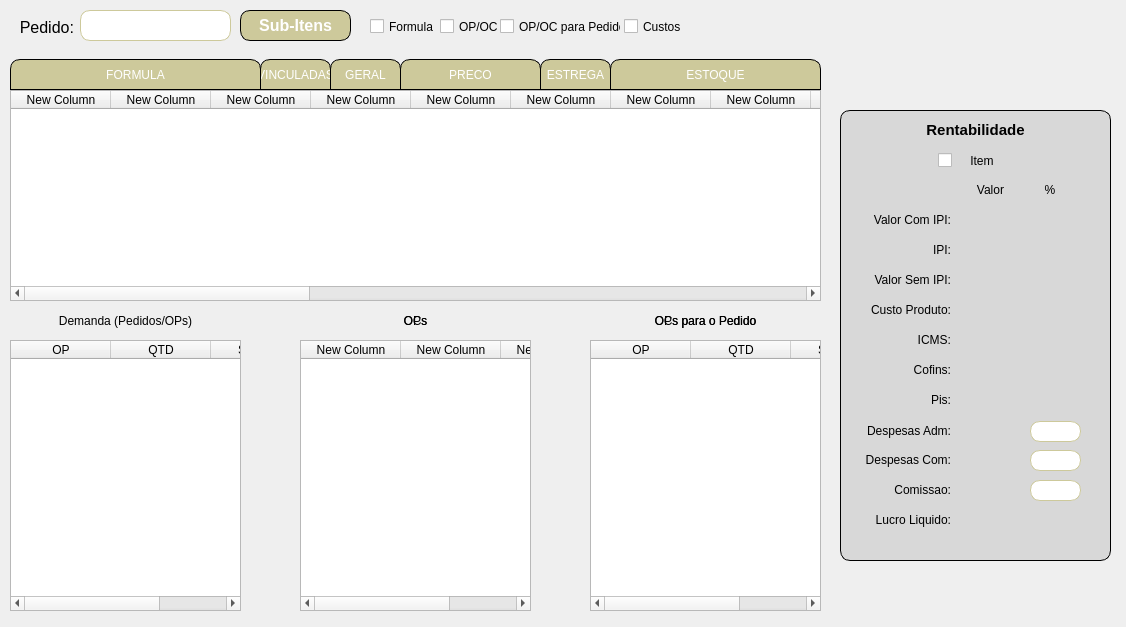
 <widget class="QWidget" name="analisePedido">
  <property name="geometry">
   <rect>
    <x>0</x>
    <y>0</y>
    <width>1126</width>
    <height>627</height>
   </rect>
  </property>
  <property name="windowTitle">
   <string>ANALISE DE PEDIDO</string>
  </property>
  <widget class="QPushButton" name="btnAnalisar">
   <property name="enabled">
    <bool>true</bool>
   </property>
   <property name="geometry">
    <rect>
     <x>240</x>
     <y>10</y>
     <width>111</width>
     <height>31</height>
    </rect>
   </property>
   <property name="font">
    <font>
     <family>Arial</family>
     <pointsize>12</pointsize>
     <weight>75</weight>
     <bold>true</bold>
    </font>
   </property>
   <property name="styleSheet">
    <string notr="true">	border-radius: 10px;
	border: 1px solid rgb(0,0,0);
    background-color: #CDC99B;
    color: white;</string>
   </property>
   <property name="text">
    <string>Sub-Itens</string>
   </property>
  </widget>
  <widget class="QLabel" name="label_5">
   <property name="geometry">
    <rect>
     <x>-7</x>
     <y>17</y>
     <width>81</width>
     <height>20</height>
    </rect>
   </property>
   <property name="font">
    <font>
     <family>Arial</family>
     <pointsize>12</pointsize>
    </font>
   </property>
   <property name="text">
    <string>Pedido:</string>
   </property>
   <property name="alignment">
    <set>Qt::AlignRight|Qt::AlignTrailing|Qt::AlignVCenter</set>
   </property>
  </widget>
  <widget class="QLineEdit" name="inputPedido">
   <property name="geometry">
    <rect>
     <x>80</x>
     <y>10</y>
     <width>151</width>
     <height>31</height>
    </rect>
   </property>
   <property name="font">
    <font>
     <family>Arial</family>
     <pointsize>12</pointsize>
    </font>
   </property>
   <property name="styleSheet">
    <string notr="true">border-radius: 10px;
border: 1px solid #CDC99B;</string>
   </property>
   <property name="alignment">
    <set>Qt::AlignCenter</set>
   </property>
   <property name="readOnly">
    <bool>false</bool>
   </property>
   <property name="clearButtonEnabled">
    <bool>false</bool>
   </property>
  </widget>
  <widget class="QTableWidget" name="tableWidget">
   <property name="geometry">
    <rect>
     <x>10</x>
     <y>90</y>
     <width>811</width>
     <height>211</height>
    </rect>
   </property>
   <attribute name="verticalHeaderVisible">
    <bool>false</bool>
   </attribute>
   <column>
    <property name="text">
     <string>New Column</string>
    </property>
   </column>
   <column>
    <property name="text">
     <string>New Column</string>
    </property>
   </column>
   <column>
    <property name="text">
     <string>New Column</string>
    </property>
   </column>
   <column>
    <property name="text">
     <string>New Column</string>
    </property>
   </column>
   <column>
    <property name="text">
     <string>New Column</string>
    </property>
   </column>
   <column>
    <property name="text">
     <string>New Column</string>
    </property>
   </column>
   <column>
    <property name="text">
     <string>New Column</string>
    </property>
   </column>
   <column>
    <property name="text">
     <string>New Column</string>
    </property>
   </column>
   <column>
    <property name="text">
     <string>New Column</string>
    </property>
   </column>
   <column>
    <property name="text">
     <string>New Column</string>
    </property>
   </column>
   <column>
    <property name="text">
     <string>New Column</string>
    </property>
   </column>
   <column>
    <property name="text">
     <string>New Column</string>
    </property>
   </column>
   <column>
    <property name="text">
     <string>New Column</string>
    </property>
   </column>
   <column>
    <property name="text">
     <string>New Column</string>
    </property>
   </column>
   <column>
    <property name="text">
     <string>New Column</string>
    </property>
   </column>
   <column>
    <property name="text">
     <string>New Column</string>
    </property>
   </column>
   <column>
    <property name="text">
     <string>New Column</string>
    </property>
   </column>
   <column>
    <property name="text">
     <string>New Column</string>
    </property>
   </column>
   <column>
    <property name="text">
     <string>New Column</string>
    </property>
   </column>
   <column>
    <property name="text">
     <string>New Column</string>
    </property>
   </column>
   <column>
    <property name="text">
     <string>New Column</string>
    </property>
   </column>
   <column>
    <property name="text">
     <string>New Column</string>
    </property>
   </column>
  </widget>
  <widget class="QTableWidget" name="tableWidget_2">
   <property name="geometry">
    <rect>
     <x>590</x>
     <y>340</y>
     <width>231</width>
     <height>271</height>
    </rect>
   </property>
   <column>
    <property name="text">
     <string>OC</string>
    </property>
   </column>
   <column>
    <property name="text">
     <string>QTD</string>
    </property>
   </column>
   <column>
    <property name="text">
     <string>DATA</string>
    </property>
   </column>
  </widget>
  <widget class="QTableWidget" name="tableWidget_3">
   <property name="geometry">
    <rect>
     <x>590</x>
     <y>340</y>
     <width>231</width>
     <height>271</height>
    </rect>
   </property>
   <column>
    <property name="text">
     <string>OP</string>
    </property>
   </column>
   <column>
    <property name="text">
     <string>QTD</string>
    </property>
   </column>
   <column>
    <property name="text">
     <string>STATUS</string>
    </property>
   </column>
  </widget>
  <widget class="QTableWidget" name="tableWidget_4">
   <property name="geometry">
    <rect>
     <x>300</x>
     <y>340</y>
     <width>231</width>
     <height>271</height>
    </rect>
   </property>
   <column>
    <property name="text">
     <string>New Column</string>
    </property>
   </column>
   <column>
    <property name="text">
     <string>New Column</string>
    </property>
   </column>
   <column>
    <property name="text">
     <string>New Column</string>
    </property>
   </column>
  </widget>
  <widget class="QTableWidget" name="tableWidget_5">
   <property name="geometry">
    <rect>
     <x>300</x>
     <y>340</y>
     <width>231</width>
     <height>271</height>
    </rect>
   </property>
   <column>
    <property name="text">
     <string>New Column</string>
    </property>
   </column>
   <column>
    <property name="text">
     <string>New Column</string>
    </property>
   </column>
   <column>
    <property name="text">
     <string>New Column</string>
    </property>
   </column>
  </widget>
  <widget class="QLabel" name="labelOpPedido">
   <property name="geometry">
    <rect>
     <x>590</x>
     <y>310</y>
     <width>231</width>
     <height>21</height>
    </rect>
   </property>
   <property name="text">
    <string>OPs para o Pedido</string>
   </property>
   <property name="alignment">
    <set>Qt::AlignCenter</set>
   </property>
  </widget>
  <widget class="QLabel" name="labelOcPedido">
   <property name="geometry">
    <rect>
     <x>590</x>
     <y>310</y>
     <width>231</width>
     <height>21</height>
    </rect>
   </property>
   <property name="text">
    <string>OCs para o Pedido</string>
   </property>
   <property name="alignment">
    <set>Qt::AlignCenter</set>
   </property>
  </widget>
  <widget class="QLabel" name="labelOp">
   <property name="geometry">
    <rect>
     <x>300</x>
     <y>310</y>
     <width>231</width>
     <height>21</height>
    </rect>
   </property>
   <property name="text">
    <string>OPs</string>
   </property>
   <property name="alignment">
    <set>Qt::AlignCenter</set>
   </property>
  </widget>
  <widget class="QLabel" name="labelOc">
   <property name="geometry">
    <rect>
     <x>300</x>
     <y>310</y>
     <width>231</width>
     <height>21</height>
    </rect>
   </property>
   <property name="text">
    <string>OCs</string>
   </property>
   <property name="alignment">
    <set>Qt::AlignCenter</set>
   </property>
  </widget>
  <widget class="QCheckBox" name="checkOpOc">
   <property name="geometry">
    <rect>
     <x>440</x>
     <y>16</y>
     <width>70</width>
     <height>21</height>
    </rect>
   </property>
   <property name="text">
    <string>OP/OC</string>
   </property>
  </widget>
  <widget class="QCheckBox" name="checkOpOcPedido">
   <property name="geometry">
    <rect>
     <x>500</x>
     <y>16</y>
     <width>121</width>
     <height>21</height>
    </rect>
   </property>
   <property name="text">
    <string>OP/OC para Pedidos</string>
   </property>
  </widget>
  <widget class="QCheckBox" name="checkFormula">
   <property name="geometry">
    <rect>
     <x>370</x>
     <y>16</y>
     <width>70</width>
     <height>21</height>
    </rect>
   </property>
   <property name="text">
    <string>Formula</string>
   </property>
  </widget>
  <widget class="QCheckBox" name="checkCustos">
   <property name="geometry">
    <rect>
     <x>624</x>
     <y>16</y>
     <width>121</width>
     <height>21</height>
    </rect>
   </property>
   <property name="text">
    <string>Custos</string>
   </property>
  </widget>
  <widget class="QLabel" name="label">
   <property name="geometry">
    <rect>
     <x>10</x>
     <y>59</y>
     <width>251</width>
     <height>31</height>
    </rect>
   </property>
   <property name="styleSheet">
    <string notr="true">	border-top-left-radius: 10px;
	border-top-right-radius: 10px;
	border: 1px solid rgb(0,0,0);
    background-color: #CDC99B;
    color: white;</string>
   </property>
   <property name="text">
    <string>FORMULA</string>
   </property>
   <property name="alignment">
    <set>Qt::AlignCenter</set>
   </property>
  </widget>
  <widget class="QLabel" name="label_2">
   <property name="geometry">
    <rect>
     <x>260</x>
     <y>59</y>
     <width>71</width>
     <height>31</height>
    </rect>
   </property>
   <property name="styleSheet">
    <string notr="true">	border-top-left-radius: 10px;
	border-top-right-radius: 10px;
	border: 1px solid rgb(0,0,0);
    background-color: #CDC99B;
    color: white;</string>
   </property>
   <property name="text">
    <string>VINCULADAS</string>
   </property>
   <property name="alignment">
    <set>Qt::AlignCenter</set>
   </property>
  </widget>
  <widget class="QLabel" name="label_3">
   <property name="geometry">
    <rect>
     <x>330</x>
     <y>59</y>
     <width>71</width>
     <height>31</height>
    </rect>
   </property>
   <property name="styleSheet">
    <string notr="true">	border-top-left-radius: 10px;
	border-top-right-radius: 10px;
	border: 1px solid rgb(0,0,0);
    background-color: #CDC99B;
    color: white;</string>
   </property>
   <property name="text">
    <string>GERAL</string>
   </property>
   <property name="alignment">
    <set>Qt::AlignCenter</set>
   </property>
  </widget>
  <widget class="QLabel" name="label_4">
   <property name="geometry">
    <rect>
     <x>400</x>
     <y>59</y>
     <width>141</width>
     <height>31</height>
    </rect>
   </property>
   <property name="styleSheet">
    <string notr="true">	border-top-left-radius: 10px;
	border-top-right-radius: 10px;
	border: 1px solid rgb(0,0,0);
    background-color: #CDC99B;
    color: white;</string>
   </property>
   <property name="text">
    <string>PRECO</string>
   </property>
   <property name="alignment">
    <set>Qt::AlignCenter</set>
   </property>
  </widget>
  <widget class="QLineEdit" name="inputDespesasAdm">
   <property name="geometry">
    <rect>
     <x>1030</x>
     <y>421</y>
     <width>51</width>
     <height>21</height>
    </rect>
   </property>
   <property name="font">
    <font>
     <family>Arial</family>
     <pointsize>9</pointsize>
    </font>
   </property>
   <property name="styleSheet">
    <string notr="true">border-radius: 10px;
border: 1px solid #CDC99B;</string>
   </property>
   <property name="alignment">
    <set>Qt::AlignCenter</set>
   </property>
   <property name="readOnly">
    <bool>false</bool>
   </property>
   <property name="clearButtonEnabled">
    <bool>false</bool>
   </property>
  </widget>
  <widget class="QLabel" name="label_6">
   <property name="geometry">
    <rect>
     <x>850</x>
     <y>421</y>
     <width>101</width>
     <height>20</height>
    </rect>
   </property>
   <property name="font">
    <font>
     <family>Arial</family>
     <pointsize>9</pointsize>
    </font>
   </property>
   <property name="text">
    <string>Despesas Adm:</string>
   </property>
   <property name="alignment">
    <set>Qt::AlignRight|Qt::AlignTrailing|Qt::AlignVCenter</set>
   </property>
  </widget>
  <widget class="QLineEdit" name="inputDespesasCom">
   <property name="geometry">
    <rect>
     <x>1030</x>
     <y>450</y>
     <width>51</width>
     <height>21</height>
    </rect>
   </property>
   <property name="font">
    <font>
     <family>Arial</family>
     <pointsize>9</pointsize>
    </font>
   </property>
   <property name="styleSheet">
    <string notr="true">border-radius: 10px;
border: 1px solid #CDC99B;</string>
   </property>
   <property name="alignment">
    <set>Qt::AlignCenter</set>
   </property>
   <property name="readOnly">
    <bool>false</bool>
   </property>
   <property name="clearButtonEnabled">
    <bool>false</bool>
   </property>
  </widget>
  <widget class="QLabel" name="label_7">
   <property name="geometry">
    <rect>
     <x>850</x>
     <y>450</y>
     <width>101</width>
     <height>20</height>
    </rect>
   </property>
   <property name="font">
    <font>
     <family>Arial</family>
     <pointsize>9</pointsize>
    </font>
   </property>
   <property name="text">
    <string>Despesas Com:</string>
   </property>
   <property name="alignment">
    <set>Qt::AlignRight|Qt::AlignTrailing|Qt::AlignVCenter</set>
   </property>
  </widget>
  <widget class="QLineEdit" name="inputComissao">
   <property name="geometry">
    <rect>
     <x>1030</x>
     <y>480</y>
     <width>51</width>
     <height>21</height>
    </rect>
   </property>
   <property name="font">
    <font>
     <family>Arial</family>
     <pointsize>9</pointsize>
    </font>
   </property>
   <property name="styleSheet">
    <string notr="true">border-radius: 10px;
border: 1px solid #CDC99B;</string>
   </property>
   <property name="alignment">
    <set>Qt::AlignCenter</set>
   </property>
   <property name="readOnly">
    <bool>false</bool>
   </property>
   <property name="clearButtonEnabled">
    <bool>false</bool>
   </property>
  </widget>
  <widget class="QLabel" name="label_8">
   <property name="geometry">
    <rect>
     <x>850</x>
     <y>480</y>
     <width>101</width>
     <height>20</height>
    </rect>
   </property>
   <property name="font">
    <font>
     <family>Arial</family>
     <pointsize>9</pointsize>
    </font>
   </property>
   <property name="text">
    <string>Comissao:</string>
   </property>
   <property name="alignment">
    <set>Qt::AlignRight|Qt::AlignTrailing|Qt::AlignVCenter</set>
   </property>
  </widget>
  <widget class="QLabel" name="label_9">
   <property name="geometry">
    <rect>
     <x>850</x>
     <y>390</y>
     <width>101</width>
     <height>20</height>
    </rect>
   </property>
   <property name="font">
    <font>
     <family>Arial</family>
     <pointsize>9</pointsize>
    </font>
   </property>
   <property name="text">
    <string>Pis:</string>
   </property>
   <property name="alignment">
    <set>Qt::AlignRight|Qt::AlignTrailing|Qt::AlignVCenter</set>
   </property>
  </widget>
  <widget class="QLabel" name="label_10">
   <property name="geometry">
    <rect>
     <x>850</x>
     <y>360</y>
     <width>101</width>
     <height>20</height>
    </rect>
   </property>
   <property name="font">
    <font>
     <family>Arial</family>
     <pointsize>9</pointsize>
    </font>
   </property>
   <property name="text">
    <string>Cofins:</string>
   </property>
   <property name="alignment">
    <set>Qt::AlignRight|Qt::AlignTrailing|Qt::AlignVCenter</set>
   </property>
  </widget>
  <widget class="QLabel" name="label_11">
   <property name="geometry">
    <rect>
     <x>850</x>
     <y>330</y>
     <width>101</width>
     <height>20</height>
    </rect>
   </property>
   <property name="font">
    <font>
     <family>Arial</family>
     <pointsize>9</pointsize>
    </font>
   </property>
   <property name="text">
    <string>ICMS:</string>
   </property>
   <property name="alignment">
    <set>Qt::AlignRight|Qt::AlignTrailing|Qt::AlignVCenter</set>
   </property>
  </widget>
  <widget class="QLabel" name="labelIcms">
   <property name="geometry">
    <rect>
     <x>960</x>
     <y>330</y>
     <width>61</width>
     <height>20</height>
    </rect>
   </property>
   <property name="font">
    <font>
     <family>Arial</family>
     <pointsize>9</pointsize>
    </font>
   </property>
   <property name="text">
    <string/>
   </property>
   <property name="alignment">
    <set>Qt::AlignRight|Qt::AlignTrailing|Qt::AlignVCenter</set>
   </property>
  </widget>
  <widget class="QLabel" name="labelCofins">
   <property name="geometry">
    <rect>
     <x>960</x>
     <y>360</y>
     <width>61</width>
     <height>20</height>
    </rect>
   </property>
   <property name="font">
    <font>
     <family>Arial</family>
     <pointsize>9</pointsize>
    </font>
   </property>
   <property name="text">
    <string/>
   </property>
   <property name="alignment">
    <set>Qt::AlignRight|Qt::AlignTrailing|Qt::AlignVCenter</set>
   </property>
  </widget>
  <widget class="QLabel" name="labelPis">
   <property name="geometry">
    <rect>
     <x>960</x>
     <y>390</y>
     <width>61</width>
     <height>20</height>
    </rect>
   </property>
   <property name="font">
    <font>
     <family>Arial</family>
     <pointsize>9</pointsize>
    </font>
   </property>
   <property name="text">
    <string/>
   </property>
   <property name="alignment">
    <set>Qt::AlignRight|Qt::AlignTrailing|Qt::AlignVCenter</set>
   </property>
  </widget>
  <widget class="QLabel" name="label_15">
   <property name="geometry">
    <rect>
     <x>850</x>
     <y>270</y>
     <width>101</width>
     <height>20</height>
    </rect>
   </property>
   <property name="font">
    <font>
     <family>Arial</family>
     <pointsize>9</pointsize>
    </font>
   </property>
   <property name="text">
    <string>Valor Sem IPI:</string>
   </property>
   <property name="alignment">
    <set>Qt::AlignRight|Qt::AlignTrailing|Qt::AlignVCenter</set>
   </property>
  </widget>
  <widget class="QLabel" name="labelValorSemIpi">
   <property name="geometry">
    <rect>
     <x>960</x>
     <y>270</y>
     <width>61</width>
     <height>20</height>
    </rect>
   </property>
   <property name="font">
    <font>
     <family>Arial</family>
     <pointsize>9</pointsize>
    </font>
   </property>
   <property name="text">
    <string/>
   </property>
   <property name="alignment">
    <set>Qt::AlignRight|Qt::AlignTrailing|Qt::AlignVCenter</set>
   </property>
  </widget>
  <widget class="QLabel" name="label_17">
   <property name="geometry">
    <rect>
     <x>850</x>
     <y>240</y>
     <width>101</width>
     <height>20</height>
    </rect>
   </property>
   <property name="font">
    <font>
     <family>Arial</family>
     <pointsize>9</pointsize>
    </font>
   </property>
   <property name="text">
    <string>IPI:</string>
   </property>
   <property name="alignment">
    <set>Qt::AlignRight|Qt::AlignTrailing|Qt::AlignVCenter</set>
   </property>
  </widget>
  <widget class="QLabel" name="labelIPI">
   <property name="geometry">
    <rect>
     <x>960</x>
     <y>240</y>
     <width>61</width>
     <height>20</height>
    </rect>
   </property>
   <property name="font">
    <font>
     <family>Arial</family>
     <pointsize>9</pointsize>
    </font>
   </property>
   <property name="text">
    <string/>
   </property>
   <property name="alignment">
    <set>Qt::AlignRight|Qt::AlignTrailing|Qt::AlignVCenter</set>
   </property>
  </widget>
  <widget class="QLabel" name="label_19">
   <property name="geometry">
    <rect>
     <x>960</x>
     <y>210</y>
     <width>61</width>
     <height>20</height>
    </rect>
   </property>
   <property name="font">
    <font>
     <family>Arial</family>
     <pointsize>9</pointsize>
    </font>
   </property>
   <property name="text">
    <string/>
   </property>
   <property name="alignment">
    <set>Qt::AlignRight|Qt::AlignTrailing|Qt::AlignVCenter</set>
   </property>
  </widget>
  <widget class="QLabel" name="label_20">
   <property name="geometry">
    <rect>
     <x>850</x>
     <y>210</y>
     <width>101</width>
     <height>20</height>
    </rect>
   </property>
   <property name="font">
    <font>
     <family>Arial</family>
     <pointsize>9</pointsize>
    </font>
   </property>
   <property name="text">
    <string/>
   </property>
   <property name="alignment">
    <set>Qt::AlignRight|Qt::AlignTrailing|Qt::AlignVCenter</set>
   </property>
  </widget>
  <widget class="QLabel" name="label_21">
   <property name="geometry">
    <rect>
     <x>850</x>
     <y>210</y>
     <width>101</width>
     <height>20</height>
    </rect>
   </property>
   <property name="font">
    <font>
     <family>Arial</family>
     <pointsize>9</pointsize>
    </font>
   </property>
   <property name="text">
    <string>Valor Com IPI:</string>
   </property>
   <property name="alignment">
    <set>Qt::AlignRight|Qt::AlignTrailing|Qt::AlignVCenter</set>
   </property>
  </widget>
  <widget class="QLabel" name="labelValorComIpi">
   <property name="geometry">
    <rect>
     <x>960</x>
     <y>210</y>
     <width>61</width>
     <height>20</height>
    </rect>
   </property>
   <property name="font">
    <font>
     <family>Arial</family>
     <pointsize>9</pointsize>
    </font>
   </property>
   <property name="text">
    <string/>
   </property>
   <property name="alignment">
    <set>Qt::AlignRight|Qt::AlignTrailing|Qt::AlignVCenter</set>
   </property>
  </widget>
  <widget class="QLabel" name="label_23">
   <property name="geometry">
    <rect>
     <x>840</x>
     <y>110</y>
     <width>271</width>
     <height>451</height>
    </rect>
   </property>
   <property name="styleSheet">
    <string notr="true">	border-radius: 10px;
	border: 1px solid rgb(0,0,0);
    background-color: rgb(216,216,216);
    color: white;</string>
   </property>
   <property name="text">
    <string/>
   </property>
   <property name="alignment">
    <set>Qt::AlignCenter</set>
   </property>
  </widget>
  <widget class="QLabel" name="label_24">
   <property name="geometry">
    <rect>
     <x>850</x>
     <y>510</y>
     <width>101</width>
     <height>20</height>
    </rect>
   </property>
   <property name="font">
    <font>
     <family>Arial</family>
     <pointsize>9</pointsize>
    </font>
   </property>
   <property name="text">
    <string>Lucro Liquido:</string>
   </property>
   <property name="alignment">
    <set>Qt::AlignRight|Qt::AlignTrailing|Qt::AlignVCenter</set>
   </property>
  </widget>
  <widget class="QLabel" name="labelLucroLiquido">
   <property name="geometry">
    <rect>
     <x>960</x>
     <y>510</y>
     <width>61</width>
     <height>20</height>
    </rect>
   </property>
   <property name="font">
    <font>
     <family>Arial</family>
     <pointsize>9</pointsize>
    </font>
   </property>
   <property name="text">
    <string/>
   </property>
   <property name="alignment">
    <set>Qt::AlignRight|Qt::AlignTrailing|Qt::AlignVCenter</set>
   </property>
  </widget>
  <widget class="QLabel" name="label_26">
   <property name="geometry">
    <rect>
     <x>1040</x>
     <y>180</y>
     <width>20</width>
     <height>20</height>
    </rect>
   </property>
   <property name="font">
    <font>
     <family>Arial</family>
     <pointsize>9</pointsize>
    </font>
   </property>
   <property name="text">
    <string>%</string>
   </property>
   <property name="alignment">
    <set>Qt::AlignCenter</set>
   </property>
  </widget>
  <widget class="QLabel" name="labelLucroLiquido_2">
   <property name="geometry">
    <rect>
     <x>1020</x>
     <y>510</y>
     <width>51</width>
     <height>20</height>
    </rect>
   </property>
   <property name="font">
    <font>
     <family>Arial</family>
     <pointsize>9</pointsize>
    </font>
   </property>
   <property name="text">
    <string/>
   </property>
   <property name="alignment">
    <set>Qt::AlignRight|Qt::AlignTrailing|Qt::AlignVCenter</set>
   </property>
  </widget>
  <widget class="QLabel" name="label_28">
   <property name="geometry">
    <rect>
     <x>840</x>
     <y>120</y>
     <width>271</width>
     <height>20</height>
    </rect>
   </property>
   <property name="font">
    <font>
     <family>Arial</family>
     <pointsize>11</pointsize>
     <weight>75</weight>
     <bold>true</bold>
    </font>
   </property>
   <property name="text">
    <string>Rentabilidade</string>
   </property>
   <property name="alignment">
    <set>Qt::AlignCenter</set>
   </property>
  </widget>
  <widget class="QCheckBox" name="checkRentabilidade">
   <property name="geometry">
    <rect>
     <x>938</x>
     <y>150</y>
     <width>101</width>
     <height>21</height>
    </rect>
   </property>
   <property name="text">
    <string>    Item</string>
   </property>
  </widget>
  <widget class="QLabel" name="labelPis_2">
   <property name="geometry">
    <rect>
     <x>1020</x>
     <y>390</y>
     <width>51</width>
     <height>20</height>
    </rect>
   </property>
   <property name="font">
    <font>
     <family>Arial</family>
     <pointsize>9</pointsize>
    </font>
   </property>
   <property name="text">
    <string/>
   </property>
   <property name="alignment">
    <set>Qt::AlignRight|Qt::AlignTrailing|Qt::AlignVCenter</set>
   </property>
  </widget>
  <widget class="QLabel" name="labelCofins_2">
   <property name="geometry">
    <rect>
     <x>1020</x>
     <y>360</y>
     <width>51</width>
     <height>20</height>
    </rect>
   </property>
   <property name="font">
    <font>
     <family>Arial</family>
     <pointsize>9</pointsize>
    </font>
   </property>
   <property name="text">
    <string/>
   </property>
   <property name="alignment">
    <set>Qt::AlignRight|Qt::AlignTrailing|Qt::AlignVCenter</set>
   </property>
  </widget>
  <widget class="QLabel" name="labelIcms_2">
   <property name="geometry">
    <rect>
     <x>1020</x>
     <y>330</y>
     <width>51</width>
     <height>20</height>
    </rect>
   </property>
   <property name="font">
    <font>
     <family>Arial</family>
     <pointsize>9</pointsize>
    </font>
   </property>
   <property name="text">
    <string/>
   </property>
   <property name="alignment">
    <set>Qt::AlignRight|Qt::AlignTrailing|Qt::AlignVCenter</set>
   </property>
  </widget>
  <widget class="QLabel" name="labelIPI_2">
   <property name="geometry">
    <rect>
     <x>1020</x>
     <y>240</y>
     <width>51</width>
     <height>20</height>
    </rect>
   </property>
   <property name="font">
    <font>
     <family>Arial</family>
     <pointsize>9</pointsize>
    </font>
   </property>
   <property name="text">
    <string/>
   </property>
   <property name="alignment">
    <set>Qt::AlignRight|Qt::AlignTrailing|Qt::AlignVCenter</set>
   </property>
  </widget>
  <widget class="QLabel" name="labelDespesasAdm">
   <property name="geometry">
    <rect>
     <x>960</x>
     <y>420</y>
     <width>61</width>
     <height>20</height>
    </rect>
   </property>
   <property name="font">
    <font>
     <family>Arial</family>
     <pointsize>9</pointsize>
    </font>
   </property>
   <property name="text">
    <string/>
   </property>
   <property name="alignment">
    <set>Qt::AlignRight|Qt::AlignTrailing|Qt::AlignVCenter</set>
   </property>
  </widget>
  <widget class="QLabel" name="labelDespesasCom">
   <property name="geometry">
    <rect>
     <x>960</x>
     <y>450</y>
     <width>61</width>
     <height>20</height>
    </rect>
   </property>
   <property name="font">
    <font>
     <family>Arial</family>
     <pointsize>9</pointsize>
    </font>
   </property>
   <property name="text">
    <string/>
   </property>
   <property name="alignment">
    <set>Qt::AlignRight|Qt::AlignTrailing|Qt::AlignVCenter</set>
   </property>
  </widget>
  <widget class="QLabel" name="labelComissao">
   <property name="geometry">
    <rect>
     <x>960</x>
     <y>480</y>
     <width>61</width>
     <height>20</height>
    </rect>
   </property>
   <property name="font">
    <font>
     <family>Arial</family>
     <pointsize>9</pointsize>
    </font>
   </property>
   <property name="text">
    <string/>
   </property>
   <property name="alignment">
    <set>Qt::AlignRight|Qt::AlignTrailing|Qt::AlignVCenter</set>
   </property>
  </widget>
  <widget class="QLabel" name="label_27">
   <property name="geometry">
    <rect>
     <x>960</x>
     <y>180</y>
     <width>61</width>
     <height>20</height>
    </rect>
   </property>
   <property name="font">
    <font>
     <family>Arial</family>
     <pointsize>9</pointsize>
    </font>
   </property>
   <property name="text">
    <string>Valor</string>
   </property>
   <property name="alignment">
    <set>Qt::AlignCenter</set>
   </property>
  </widget>
  <widget class="QLabel" name="label_16">
   <property name="geometry">
    <rect>
     <x>850</x>
     <y>300</y>
     <width>101</width>
     <height>20</height>
    </rect>
   </property>
   <property name="font">
    <font>
     <family>Arial</family>
     <pointsize>9</pointsize>
    </font>
   </property>
   <property name="text">
    <string>Custo Produto:</string>
   </property>
   <property name="alignment">
    <set>Qt::AlignRight|Qt::AlignTrailing|Qt::AlignVCenter</set>
   </property>
  </widget>
  <widget class="QLabel" name="labelCusto">
   <property name="geometry">
    <rect>
     <x>960</x>
     <y>300</y>
     <width>61</width>
     <height>20</height>
    </rect>
   </property>
   <property name="font">
    <font>
     <family>Arial</family>
     <pointsize>9</pointsize>
    </font>
   </property>
   <property name="text">
    <string/>
   </property>
   <property name="alignment">
    <set>Qt::AlignRight|Qt::AlignTrailing|Qt::AlignVCenter</set>
   </property>
  </widget>
  <widget class="QLabel" name="label_12">
   <property name="geometry">
    <rect>
     <x>610</x>
     <y>59</y>
     <width>211</width>
     <height>31</height>
    </rect>
   </property>
   <property name="styleSheet">
    <string notr="true">	border-top-left-radius: 10px;
	border-top-right-radius: 10px;
	border: 1px solid rgb(0,0,0);
    background-color: #CDC99B;
    color: white;</string>
   </property>
   <property name="text">
    <string>ESTOQUE</string>
   </property>
   <property name="alignment">
    <set>Qt::AlignCenter</set>
   </property>
  </widget>
  <widget class="QLabel" name="label_13">
   <property name="geometry">
    <rect>
     <x>540</x>
     <y>59</y>
     <width>71</width>
     <height>31</height>
    </rect>
   </property>
   <property name="styleSheet">
    <string notr="true">	border-top-left-radius: 10px;
	border-top-right-radius: 10px;
	border: 1px solid rgb(0,0,0);
    background-color: #CDC99B;
    color: white;</string>
   </property>
   <property name="text">
    <string>ESTREGA</string>
   </property>
   <property name="alignment">
    <set>Qt::AlignCenter</set>
   </property>
  </widget>
  <widget class="QTableWidget" name="tableWidget_6">
   <property name="geometry">
    <rect>
     <x>10</x>
     <y>340</y>
     <width>231</width>
     <height>271</height>
    </rect>
   </property>
   <column>
    <property name="text">
     <string>OP</string>
    </property>
   </column>
   <column>
    <property name="text">
     <string>QTD</string>
    </property>
   </column>
   <column>
    <property name="text">
     <string>STATUS</string>
    </property>
   </column>
  </widget>
  <widget class="QLabel" name="labelDemanda">
   <property name="geometry">
    <rect>
     <x>10</x>
     <y>310</y>
     <width>231</width>
     <height>21</height>
    </rect>
   </property>
   <property name="text">
    <string>Demanda (Pedidos/OPs)</string>
   </property>
   <property name="alignment">
    <set>Qt::AlignCenter</set>
   </property>
  </widget>
  <zorder>label_23</zorder>
  <zorder>btnAnalisar</zorder>
  <zorder>label_5</zorder>
  <zorder>inputPedido</zorder>
  <zorder>tableWidget</zorder>
  <zorder>tableWidget_2</zorder>
  <zorder>tableWidget_3</zorder>
  <zorder>tableWidget_4</zorder>
  <zorder>tableWidget_5</zorder>
  <zorder>labelOpPedido</zorder>
  <zorder>labelOcPedido</zorder>
  <zorder>labelOp</zorder>
  <zorder>labelOc</zorder>
  <zorder>checkOpOc</zorder>
  <zorder>checkOpOcPedido</zorder>
  <zorder>checkFormula</zorder>
  <zorder>checkCustos</zorder>
  <zorder>label</zorder>
  <zorder>label_2</zorder>
  <zorder>label_3</zorder>
  <zorder>label_4</zorder>
  <zorder>inputDespesasAdm</zorder>
  <zorder>label_6</zorder>
  <zorder>inputDespesasCom</zorder>
  <zorder>label_7</zorder>
  <zorder>inputComissao</zorder>
  <zorder>label_8</zorder>
  <zorder>label_9</zorder>
  <zorder>label_10</zorder>
  <zorder>label_11</zorder>
  <zorder>labelIcms</zorder>
  <zorder>labelCofins</zorder>
  <zorder>labelPis</zorder>
  <zorder>label_15</zorder>
  <zorder>labelValorSemIpi</zorder>
  <zorder>label_17</zorder>
  <zorder>labelIPI</zorder>
  <zorder>label_19</zorder>
  <zorder>label_20</zorder>
  <zorder>label_21</zorder>
  <zorder>labelValorComIpi</zorder>
  <zorder>label_24</zorder>
  <zorder>labelLucroLiquido</zorder>
  <zorder>label_26</zorder>
  <zorder>labelLucroLiquido_2</zorder>
  <zorder>label_28</zorder>
  <zorder>checkRentabilidade</zorder>
  <zorder>labelPis_2</zorder>
  <zorder>labelCofins_2</zorder>
  <zorder>labelIcms_2</zorder>
  <zorder>labelIPI_2</zorder>
  <zorder>labelDespesasAdm</zorder>
  <zorder>labelDespesasCom</zorder>
  <zorder>labelComissao</zorder>
  <zorder>label_27</zorder>
  <zorder>label_16</zorder>
  <zorder>labelCusto</zorder>
  <zorder>label_12</zorder>
  <zorder>label_13</zorder>
  <zorder>tableWidget_6</zorder>
  <zorder>labelDemanda</zorder>
 </widget>
